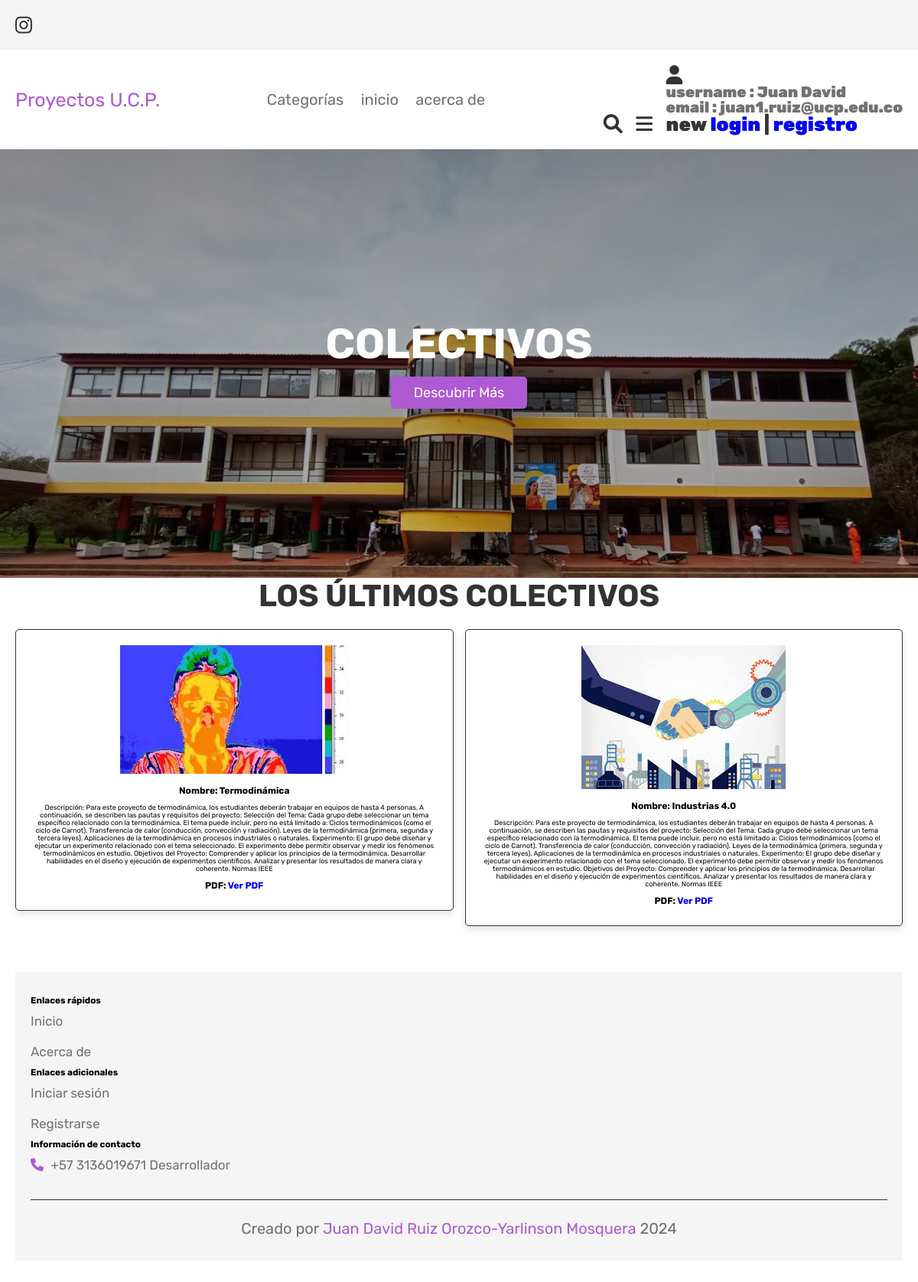
Page /inicio.php (signed in) on the committed database.
### tables this page shows
CREATE TABLE `products` (
  `id` int(100) NOT NULL,
  `name` varchar(100) NOT NULL,
  `price` varchar(1000) NOT NULL,
  `image` varchar(100) NOT NULL,
  `category` varchar(50) NOT NULL,
  `pdf_file` varchar(255) DEFAULT NULL
);

### inicio.php (the view, shortened to what this page needs)
<!DOCTYPE html>
<html lang="en">
<head>
   <link rel="stylesheet" href="https://cdnjs.cloudflare.com/ajax/libs/font-awesome/6.0.0/css/all.min.css">
   <link rel="stylesheet" href="css/style.css">
</head>
<body>
<?php include 'header.php'; ?>
<section class="inicio">
   <div class="contenedor">
      <h3>colectivos</h3>
      <a href="acerca.php" class="boton-blanco">Descubrir Más</a>
   </div>
</section>
<section class="show-products">
   <h1 class="title">Los Últimos colectivos</h1>
   <div class="caja-container">
      <?php
         $select_products = mysqli_query($conn, "SELECT * FROM `products` LIMIT 6") or die('query failed');
         if(mysqli_num_rows($select_products) > 0){
            while($fetch_products = mysqli_fetch_assoc($select_products)){
      ?>
     <form action="" method="post" class="">
     <div class="caja">
                    <img src="uploaded_img/<?php echo $fetch_products['image']; ?>" alt="" class="image">
                    <div class="name">Nombre: <?php echo $fetch_products['name']; ?></div>
                    <div class="price">Descripción: <?php echo $fetch_products['price']; ?></div>
                    <div class="name">PDF: <a href="<?php echo "uploaded_pdf/" . $fetch_products['pdf_file']; ?>" target="_blank">Ver PDF</a></div>
                </div>
     </form>
      <?php
         }
      }else{
         echo '<p class="vacio">Todavía no se han añadido productos!</p>';
      }
      ?>
   </div>
</section>
<section class="acerca">
<?php include 'footer.php'; ?>
</body>
</html>

### css/style.css (style rules this page uses)
:root { --purple:#ae5ad2; --red:#c0392b; --orange:#f39c12; --black:#333; --white:#fff; --light-color:#737171; --light-white:#ccc; --light-bg:#f5f5f5; --border:.1rem solid var(--black); --box-shadow:0 .5rem 1rem rgba(0,0,0,.1); }
* { font-family: 'Rubik', sans-serif; margin:0; padding:0; box-sizing: border-box; outline: none; border:none; text-decoration: none; transition:all .2s linear; }
html { font-size: 62.5%; overflow-x: hidden; }
section { padding:3rem 2rem; }
.title { text-align: center; margin-bottom: 2rem; text-transform: uppercase; color:var(--black); font-size: 4rem; }
.boton, .boton-opcion, .boton-eliminar, .boton-blanco { display: inline-block; margin-top: 1rem; padding:1rem 3rem; cursor: pointer; color:var(--white); font-size: 1.8rem; border-radius: .5rem; text-transform: capitalize; }
.boton-blanco, .boton { background-color: var(--purple); }
.inicio { min-height: 70vh; background:linear-gradient(rgba(0,0,0,.4), rgba(0,0,0,.1)), url(../images/universidad.jpg) ; background-size: cover; background-position: center; display: flex; align-items: center; justify-content: center; }
.inicio .contenedor { text-align: center; width: 60rem; }
.inicio .contenedor h3 { font-size: 5.5rem; color:var(--white); text-transform: uppercase; }
.show-products { padding-top: 0; }
.show-products .caja-container { display: grid; grid-template-columns: repeat(auto-fit, minmax(30rem, 1fr)); justify-content: center; gap: 1.5rem; max-width: 1200px; margin: 0 auto; align-items: flex-start; }
.show-products .caja-container .caja { display: flex; flex-direction: column; align-items: center; padding: 2rem; border-radius: .5rem; border: var(--border); box-shadow: var(--box-shadow); background-color: var(--white); width: 100%; box-sizing: border-box; transition: transform 0.3s; }
.show-products .caja-container .caja img { max-width: 100%; height: auto; margin-bottom: 1rem; }
.show-products .caja-container .caja .name, .show-products .caja-container .caja .price, .show-products .caja-container .caja .description { width: 100%; box-sizing: border-box; word-wrap: break-word; text-align: center; margin: 0.5rem 0; color: var(--text-color); }
.show-products .caja-container .caja .name { font-weight: bold; font-size: 1.2rem; }
.show-products .caja-container .caja .price { color: var(--price-color); font-size: 0.9rem; color: var(--description-color); }

### rows in the picture
products: image (picture), name "Termodinámica", price "Para este proyecto de termodinámica, los estudiantes deberán trabajar en equipos de hasta 4 personas. A continuación, se describen las pautas y requisitos del proyecto: Selección del Tema: Cada grupo debe seleccionar un tema específico relacionado con la termodinámica. El tema puede incluir, pero no está limitado a: Ciclos termodinámicos (como el ciclo de Carnot). Transferencia de calor (conducción, convección y radiación). Leyes de la termodinámica (primera, segunda y tercera leyes). Aplicaciones de la termodinámica en procesos industriales o naturales. Experimento: El grupo debe diseñar y ejecutar un experimento relacionado con el tema seleccionado. El experimento debe permitir observar y…"
products: image (picture), name "Industrias 4.0", price "Para este proyecto de termodinámica, los estudiantes deberán trabajar en equipos de hasta 4 personas. A continuación, se describen las pautas y requisitos del proyecto: Selección del Tema: Cada grupo debe seleccionar un tema específico relacionado con la termodinámica. El tema puede incluir, pero no está limitado a: Ciclos termodinámicos (como el ciclo de Carnot). Transferencia de calor (conducción, convección y radiación). Leyes de la termodinámica (primera, segunda y tercera leyes). Aplicaciones de la termodinámica en procesos industriales o naturales. Experimento: El grupo debe diseñar y ejecutar un experimento relacionado con el tema seleccionado. El experimento debe permitir observar y…"

### other values in the picture
$_SESSION['admin_name'] "Juan David"
$_SESSION['admin_email'] "juan1.ruiz@ucp.edu.co"
